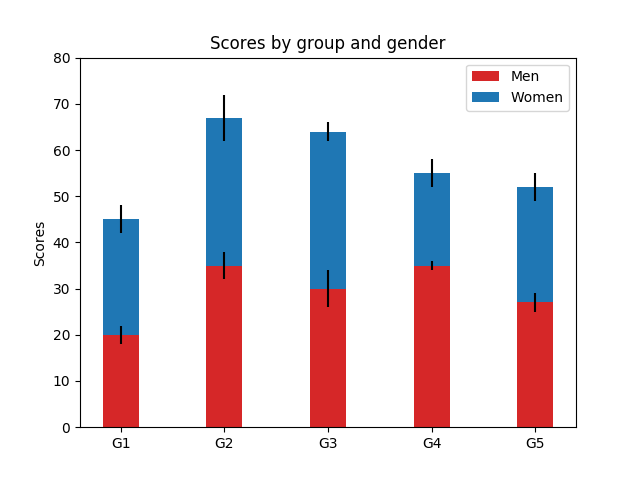

Write Python code to recreate this figure.
# a stacked bar plot with errorbars
import numpy as np
import matplotlib.pyplot as plt


N = 5
menMeans = (20, 35, 30, 35, 27)
womenMeans = (25, 32, 34, 20, 25)
menStd = (2, 3, 4, 1, 2)
womenStd = (3, 5, 2, 3, 3)
ind = np.arange(N)    # the x locations for the groups
width = 0.35       # the width of the bars: can also be len(x) sequence

p1 = plt.bar(ind, menMeans, width, color='#d62728', yerr=menStd)
p2 = plt.bar(ind, womenMeans, width,
             bottom=menMeans, yerr=womenStd)

plt.ylabel('Scores')
plt.title('Scores by group and gender')
plt.xticks(ind, ('G1', 'G2', 'G3', 'G4', 'G5'))
plt.yticks(np.arange(0, 81, 10))
plt.legend((p1[0], p2[0]), ('Men', 'Women'))

# plt.show()
plt.savefig('bar_stacked.png')